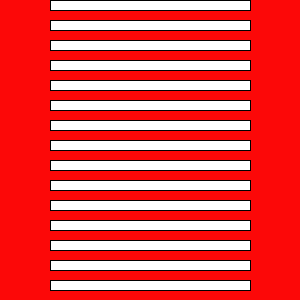
Frame 1 (no input)
Frame 60 (the mouse pressed at the canvas centre just before this capture): identical to frame 1, image omitted
Frame 120 (the mouse held since frame 60 and released just before this capture): identical to frame 1, image omitted

The Processing sketch that drew this single still picture (run headless with seeded random() and noise(); from frame 60 on, the mouse is pressed at the canvas centre):

// Processing sketch: WHILEbasic
// ── WHILEbasic.pde
int y = 5;

void setup() {
  size (300,300);
  background (252,8,8);
}

void draw () {
  
  while(y < 290){
  rectMode (CENTER);
  rect (150,y,200,10);
  y = y + 20;
  }
}
